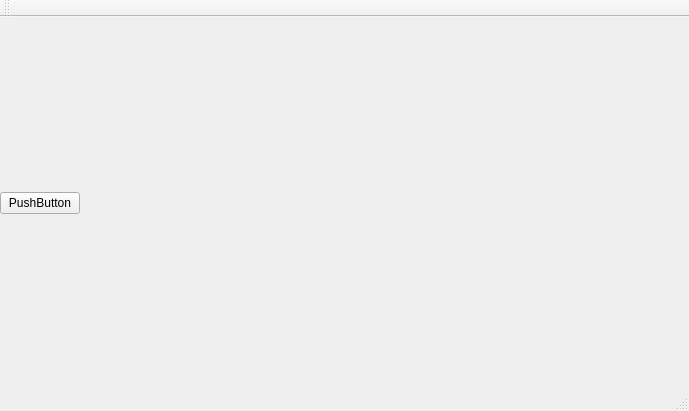
<?xml version="1.0" encoding="UTF-8"?>
<ui version="4.0">
 <class>MainWindow</class>
 <widget class="QMainWindow" name="MainWindow">
  <property name="geometry">
   <rect>
    <x>0</x>
    <y>0</y>
    <width>689</width>
    <height>411</height>
   </rect>
  </property>
  <property name="windowTitle">
   <string>MainWindow</string>
  </property>
  <widget class="QWidget" name="centralwidget">
   <property name="sizePolicy">
    <sizepolicy hsizetype="Maximum" vsizetype="Maximum">
     <horstretch>0</horstretch>
     <verstretch>0</verstretch>
    </sizepolicy>
   </property>
   <property name="maximumSize">
    <size>
     <width>800</width>
     <height>539</height>
    </size>
   </property>
   <layout class="QGridLayout" name="gridLayout">
    <property name="leftMargin">
     <number>0</number>
    </property>
    <property name="topMargin">
     <number>0</number>
    </property>
    <property name="rightMargin">
     <number>0</number>
    </property>
    <property name="bottomMargin">
     <number>0</number>
    </property>
    <property name="spacing">
     <number>0</number>
    </property>
    <item row="0" column="0">
     <layout class="QHBoxLayout" name="horizontalLayout_2">
      <item>
       <widget class="QPushButton" name="pushButton">
        <property name="text">
         <string>PushButton</string>
        </property>
       </widget>
      </item>
      <item>
       <widget class="QgsMapCanvas" name="mapCanvas" native="true">
        <property name="sizePolicy">
         <sizepolicy hsizetype="Expanding" vsizetype="Expanding">
          <horstretch>0</horstretch>
          <verstretch>0</verstretch>
         </sizepolicy>
        </property>
        <property name="autoFillBackground">
         <bool>false</bool>
        </property>
       </widget>
      </item>
     </layout>
    </item>
   </layout>
  </widget>
  <widget class="QMenuBar" name="menubar">
   <property name="geometry">
    <rect>
     <x>0</x>
     <y>0</y>
     <width>689</width>
     <height>22</height>
    </rect>
   </property>
  </widget>
  <widget class="QStatusBar" name="statusbar"/>
  <widget class="QToolBar" name="toolBar">
   <property name="windowTitle">
    <string>toolBar</string>
   </property>
   <attribute name="toolBarArea">
    <enum>TopToolBarArea</enum>
   </attribute>
   <attribute name="toolBarBreak">
    <bool>false</bool>
   </attribute>
  </widget>
 </widget>
 <customwidgets>
  <customwidget>
   <class>QgsMapCanvas</class>
   <extends>QWidget</extends>
   <header>qgis.gui</header>
   <container>1</container>
  </customwidget>
 </customwidgets>
 <resources/>
 <connections/>
</ui>
